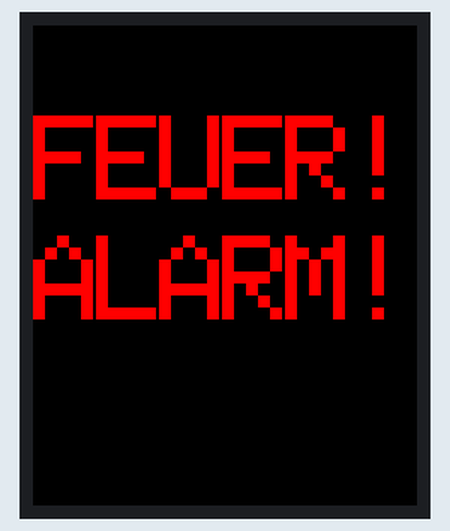
This program was run on a simulated ESP32 board running MicroPython. On the bench: 128×160 colour display. At 4.5 s the program stops and its outputs stay as they are.

Above: at 1.0 s.
At 4.5 s:
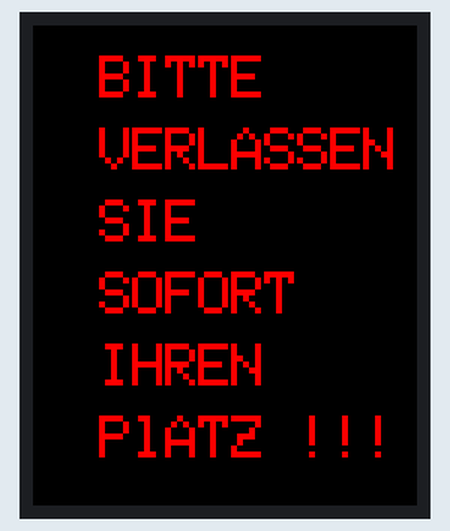

The program:

pushMessages.py
```python
from ST7735 import TFT
from sysfont import sysfont
from machine import SoftSPI,Pin
import time
import math

spi = SoftSPI(baudrate=20000000, polarity=0, phase=0, sck=Pin(18), mosi=Pin(23), miso=Pin(19))
tft=TFT(spi,22,21,19)

tft.initr()
tft.rgb(True)

def tftprinttest():
    tft.fill(TFT.BLACK);
    v = 30
    tft.text((0, v), "FEUER!", TFT.RED, sysfont, 4, nowrap=True)
    v += sysfont["Height"] * 5
    tft.text((0, v), "ALARM!", TFT.RED, sysfont, 4, nowrap=True)
    v += sysfont["Height"] * 5
    time.sleep_ms(3500)
    tft.fill(TFT.BLACK);

    v2 = 10
    tft.text((0, v2), "  BITTE", TFT.RED, sysfont, 2, nowrap=True)
    v2 += sysfont["Height"] * 3
    tft.text((0, v2), "  VERLASSEN", TFT.RED, sysfont, 2, nowrap=True)
    v2 += sysfont["Height"] * 3
    tft.text((0, v2), "  SIE", TFT.RED, sysfont, 2, nowrap=True)
    v2 += sysfont["Height"] * 3
    tft.text((0, v2), "  SOFORT", TFT.RED, sysfont, 2, nowrap=True)
    v2 += sysfont["Height"] * 3
    tft.text((0, v2), "  IHREN", TFT.RED, sysfont, 2, nowrap=True)
    v2 += sysfont["Height"] * 3
    tft.text((0, v2), "  PlATZ !!!", TFT.RED, sysfont, 2, nowrap=True)
    v2 += sysfont["Height"] * 3

def test_main():
    tft.fill(TFT.BLACK)
    tftprinttest()

test_main()
```

Measured:
- what the display in image 0 shows lasts 3.6 s, from 0.9 s to 4.5 s
